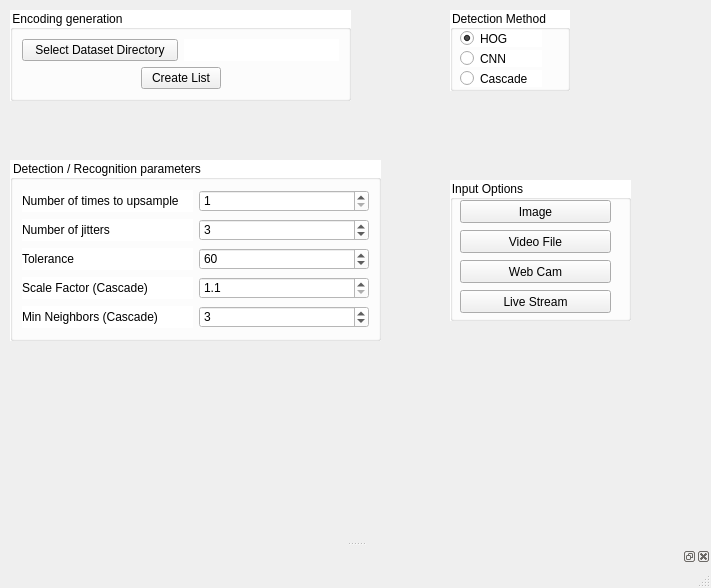
<?xml version="1.0" encoding="UTF-8"?>
<ui version="4.0">
 <class>MainWindow</class>
 <widget class="QMainWindow" name="MainWindow">
  <property name="geometry">
   <rect>
    <x>0</x>
    <y>0</y>
    <width>711</width>
    <height>588</height>
   </rect>
  </property>
  <property name="windowTitle">
   <string>Face Recognizer</string>
  </property>
  <widget class="QWidget" name="centralwidget">
   <widget class="QGroupBox" name="groupBox">
    <property name="geometry">
     <rect>
      <x>10</x>
      <y>10</y>
      <width>341</width>
      <height>91</height>
     </rect>
    </property>
    <property name="styleSheet">
     <string notr="true">background-color: rgb(255, 255, 255);</string>
    </property>
    <property name="title">
     <string>Encoding generation</string>
    </property>
    <layout class="QVBoxLayout" name="verticalLayout_2">
     <item>
      <layout class="QVBoxLayout" name="verticalLayout">
       <item>
        <layout class="QHBoxLayout" name="horizontalLayout">
         <item>
          <widget class="QPushButton" name="selectDatasetButton">
           <property name="styleSheet">
            <string notr="true">background-color: rgb(240, 240, 240);</string>
           </property>
           <property name="text">
            <string>Select Dataset Directory</string>
           </property>
          </widget>
         </item>
         <item>
          <widget class="QLabel" name="datasetPathLabel">
           <property name="text">
            <string/>
           </property>
          </widget>
         </item>
        </layout>
       </item>
      </layout>
     </item>
     <item>
      <layout class="QHBoxLayout" name="horizontalLayout_2">
       <item>
        <spacer name="horizontalSpacer">
         <property name="orientation">
          <enum>Qt::Horizontal</enum>
         </property>
         <property name="sizeHint" stdset="0">
          <size>
           <width>40</width>
           <height>20</height>
          </size>
         </property>
        </spacer>
       </item>
       <item>
        <widget class="QPushButton" name="generateEncodingsButton">
         <property name="styleSheet">
          <string notr="true">background-color: rgb(240, 240, 240);</string>
         </property>
         <property name="text">
          <string>Create List</string>
         </property>
        </widget>
       </item>
       <item>
        <spacer name="horizontalSpacer_2">
         <property name="orientation">
          <enum>Qt::Horizontal</enum>
         </property>
         <property name="sizeHint" stdset="0">
          <size>
           <width>40</width>
           <height>20</height>
          </size>
         </property>
        </spacer>
       </item>
      </layout>
     </item>
    </layout>
   </widget>
   <widget class="QGroupBox" name="groupBox_2">
    <property name="geometry">
     <rect>
      <x>450</x>
      <y>10</y>
      <width>120</width>
      <height>81</height>
     </rect>
    </property>
    <property name="styleSheet">
     <string notr="true">background-color: rgb(255, 255, 255);</string>
    </property>
    <property name="title">
     <string>Detection Method</string>
    </property>
    <widget class="QRadioButton" name="hogRadioButton">
     <property name="geometry">
      <rect>
       <x>10</x>
       <y>20</y>
       <width>82</width>
       <height>17</height>
      </rect>
     </property>
     <property name="text">
      <string>HOG</string>
     </property>
     <property name="checked">
      <bool>true</bool>
     </property>
    </widget>
    <widget class="QRadioButton" name="cnnRadioButton">
     <property name="geometry">
      <rect>
       <x>10</x>
       <y>40</y>
       <width>82</width>
       <height>17</height>
      </rect>
     </property>
     <property name="text">
      <string>CNN</string>
     </property>
    </widget>
    <widget class="QRadioButton" name="cascadeRadioButton">
     <property name="geometry">
      <rect>
       <x>10</x>
       <y>60</y>
       <width>82</width>
       <height>17</height>
      </rect>
     </property>
     <property name="text">
      <string>Cascade</string>
     </property>
    </widget>
   </widget>
   <widget class="QGroupBox" name="groupBox_3">
    <property name="geometry">
     <rect>
      <x>450</x>
      <y>180</y>
      <width>181</width>
      <height>141</height>
     </rect>
    </property>
    <property name="styleSheet">
     <string notr="true">background-color: rgb(255, 255, 255);</string>
    </property>
    <property name="title">
     <string>Input Options</string>
    </property>
    <widget class="QPushButton" name="fromImageButton">
     <property name="geometry">
      <rect>
       <x>10</x>
       <y>20</y>
       <width>151</width>
       <height>23</height>
      </rect>
     </property>
     <property name="styleSheet">
      <string notr="true">background-color: rgb(240, 240, 240);</string>
     </property>
     <property name="text">
      <string>Image</string>
     </property>
    </widget>
    <widget class="QPushButton" name="fromVideoFileButton">
     <property name="geometry">
      <rect>
       <x>10</x>
       <y>50</y>
       <width>151</width>
       <height>23</height>
      </rect>
     </property>
     <property name="styleSheet">
      <string notr="true">background-color: rgb(240, 240, 240);</string>
     </property>
     <property name="text">
      <string>Video File</string>
     </property>
    </widget>
    <widget class="QPushButton" name="fromCamButton">
     <property name="geometry">
      <rect>
       <x>10</x>
       <y>80</y>
       <width>151</width>
       <height>23</height>
      </rect>
     </property>
     <property name="styleSheet">
      <string notr="true">background-color: rgb(240, 240, 240);</string>
     </property>
     <property name="text">
      <string>Web Cam</string>
     </property>
    </widget>
    <widget class="QPushButton" name="fromLiveStreamButton">
     <property name="geometry">
      <rect>
       <x>10</x>
       <y>110</y>
       <width>151</width>
       <height>23</height>
      </rect>
     </property>
     <property name="styleSheet">
      <string notr="true">background-color: rgb(240, 240, 240);</string>
     </property>
     <property name="text">
      <string>Live Stream</string>
     </property>
    </widget>
   </widget>
   <widget class="QGroupBox" name="groupBox_4">
    <property name="geometry">
     <rect>
      <x>10</x>
      <y>160</y>
      <width>371</width>
      <height>181</height>
     </rect>
    </property>
    <property name="styleSheet">
     <string notr="true">background-color: rgb(255, 255, 255);</string>
    </property>
    <property name="title">
     <string>Detection / Recognition parameters</string>
    </property>
    <layout class="QVBoxLayout" name="verticalLayout_4">
     <item>
      <layout class="QHBoxLayout" name="horizontalLayout_4">
       <item>
        <widget class="QLabel" name="label">
         <property name="text">
          <string>Number of times to upsample</string>
         </property>
        </widget>
       </item>
       <item>
        <widget class="QSpinBox" name="numOfTimesToUpsampleSpinBox">
         <property name="minimum">
          <number>1</number>
         </property>
         <property name="maximum">
          <number>10</number>
         </property>
        </widget>
       </item>
      </layout>
     </item>
     <item>
      <layout class="QHBoxLayout" name="horizontalLayout_3">
       <item>
        <widget class="QLabel" name="label_2">
         <property name="text">
          <string>Number of jitters</string>
         </property>
        </widget>
       </item>
       <item>
        <widget class="QSpinBox" name="numOfJittersSmpiBox">
         <property name="minimum">
          <number>1</number>
         </property>
         <property name="maximum">
          <number>10</number>
         </property>
         <property name="value">
          <number>3</number>
         </property>
        </widget>
       </item>
      </layout>
     </item>
     <item>
      <layout class="QHBoxLayout" name="horizontalLayout_5">
       <item>
        <widget class="QLabel" name="label_3">
         <property name="text">
          <string>Tolerance</string>
         </property>
        </widget>
       </item>
       <item>
        <widget class="QSpinBox" name="toleranceSpinBox">
         <property name="maximum">
          <number>100</number>
         </property>
         <property name="singleStep">
          <number>5</number>
         </property>
         <property name="value">
          <number>60</number>
         </property>
        </widget>
       </item>
      </layout>
     </item>
     <item>
      <layout class="QHBoxLayout" name="horizontalLayout_6">
       <item>
        <widget class="QLabel" name="label_4">
         <property name="text">
          <string>Scale Factor (Cascade)</string>
         </property>
        </widget>
       </item>
       <item>
        <widget class="QDoubleSpinBox" name="scaleFactor">
         <property name="decimals">
          <number>1</number>
         </property>
         <property name="minimum">
          <double>1.100000000000000</double>
         </property>
         <property name="maximum">
          <double>2.000000000000000</double>
         </property>
         <property name="singleStep">
          <double>0.100000000000000</double>
         </property>
         <property name="value">
          <double>1.100000000000000</double>
         </property>
        </widget>
       </item>
      </layout>
     </item>
     <item>
      <layout class="QHBoxLayout" name="horizontalLayout_7">
       <item>
        <widget class="QLabel" name="label_5">
         <property name="text">
          <string>Min Neighbors (Cascade)</string>
         </property>
        </widget>
       </item>
       <item>
        <widget class="QSpinBox" name="minNeighboursSpinBox">
         <property name="maximum">
          <number>20</number>
         </property>
         <property name="value">
          <number>3</number>
         </property>
        </widget>
       </item>
      </layout>
     </item>
    </layout>
   </widget>
  </widget>
  <widget class="QMenuBar" name="menubar">
   <property name="geometry">
    <rect>
     <x>0</x>
     <y>0</y>
     <width>711</width>
     <height>21</height>
    </rect>
   </property>
  </widget>
  <widget class="QStatusBar" name="statusbar"/>
  <widget class="QDockWidget" name="logsWidget">
   <property name="maximumSize">
    <size>
     <width>524287</width>
     <height>300</height>
    </size>
   </property>
   <attribute name="dockWidgetArea">
    <number>8</number>
   </attribute>
   <widget class="QWidget" name="dockWidgetContents"/>
  </widget>
 </widget>
 <resources/>
 <connections/>
</ui>
